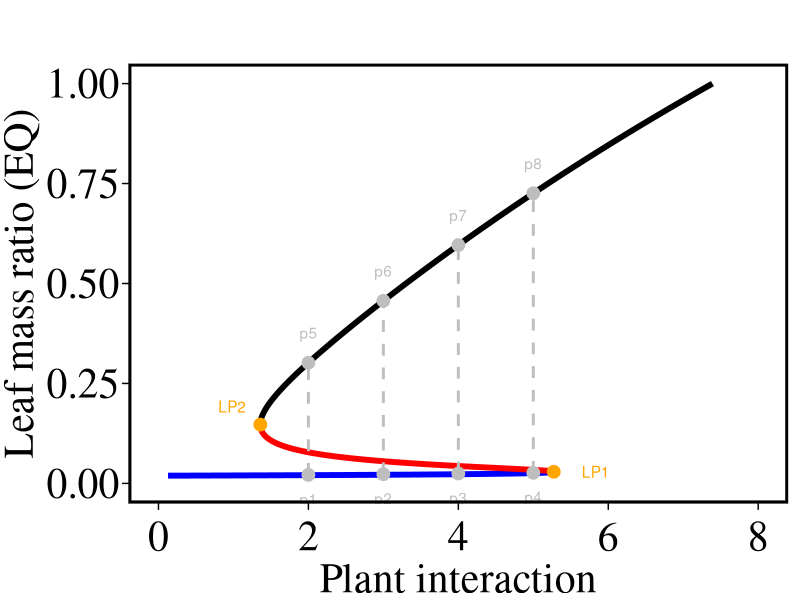

This figure's R source:
setwd("C:/Users/Lenovo/Desktop")
library(ggplot2);library(gridExtra);library(scales);library(grid)
library(tseries)# test the stability of time series
library(sqldf);library(dplyr);library(patchwork)

#k-a*M+c*M^3+p*M^q/(M^q+x0)=0
M=seq(0,1,0.0001)
x0=0.002;
c=-1;
q=3;
k=0.125;
a=6.5;

p=-(k-a*M+c*M^3)/(M^q/(M^q+x0))
class=group=NA;LP1=0.029023619;LP2=0.1471133
point1=-(k-a*LP1+c*LP1^3)/(LP1^q/(LP1^q+x0))
point2=-(k-a*LP2+c*LP2^3)/(LP2^q/(LP2^q+x0))

for (i in 1:length(M)){
  if (LP1 <M[i] && M[i] <= LP2){class[i]="red" }
  else if( M[i] > LP2){class[i]="black" }
  else if (LP1 >= M[i]){class[i]="blue" }
}

df=data.frame(p=p,M=M,class=class)
colorv=c(rep("grey",8),"orange","orange")
leafratio1=c(0.02127,0.02299,0.0247,0.02641)
leafratio2=c(0.3018,0.4566,0.5962,0.7257)
point3=c(rep(2:5,2),point1,point2)
x_start=x_end=c(point1,point2)
y_start=c(LP1,LP2)
y_end=c(0.02013,0.7592)
labp1=c(rep(2.5,4),rep(-2,4),0.5,-1)
labp2=c(rep(0.5,8),-1,1.5)
label=c("p1","p2","p3","p4","p5","p6","p7","p8","LP1","LP2")
df2=data.frame(p=point3,M=c(leafratio1,leafratio2,LP1,LP2),label=label,labp1=labp1,labp2=labp2,colorv=colorv)
fig4= ggplot()+geom_path(data = df,aes(x=p,y=M,group=class,color = class),size=2)+scale_color_manual(values = c("red" = "red", "blue" = "blue","black"="black")) +
  geom_point(data = df2,aes(x =p, y = M),size=4,color=colorv)+
  geom_text(data = df2,aes(x =p, y = M,label = label,vjust = labp1,hjust=labp2),color=colorv)+
  geom_line(aes(x=rep(2:5,2),y=c(leafratio1,leafratio2),group=rep(c("1","2","3","4"),2)),colour="grey",lty="dashed",size=1)+
  labs(title="",colour="",x="Plant interaction",y="Leaf mass ratio (EQ)")+
  theme(axis.text=element_text(size=30,family="serif",colour = "black"),
        axis.text.x = element_text(vjust=0.0),
        axis.title=element_text(size=30,family="serif", angle=0, face="plain"),
        axis.title.x = element_text(vjust=0.0),
        axis.line=element_line(size = 0.1, colour = "black", linetype=1),
        axis.ticks.length = unit(0.15, "cm"),
        axis.ticks = element_line(size = 0.5, color="black"),
        plot.background = element_rect(fill = "white", color = NA), 
        panel.border = element_rect(size = 2.0,colour = "black",fill = "NA", linetype=1),
        panel.background = element_rect(fill = "white", color = NA),
        line = element_blank(),
        legend.key = element_blank(),
        legend.position = "none", 
        legend.background = element_rect(fill = "NA", color = NA),
        legend.text =element_text(size = 16,color='black'),
        legend.title = element_text(size=16, face = "bold"),
        legend.direction="vertical", #horizontal; vertical
        legend.key.size = unit(2,'line'), # space between legend text
        plot.title = element_text(size=30, hjust=0, color = "black", face = "bold",
                                  margin = margin(b = -0.0, t = 0.4, l = 0, unit = "cm")),
        plot.margin = margin(t=0.2, r=0.3, b=0.2, l=0.12, "cm") )+
  scale_x_continuous(breaks=seq(0,8,by=2),limits=c(0,8))+
  scale_y_continuous(breaks=seq(0,1,by=0.25),limits=c(0,1))

  #ggsave("fig4.pdf",grid.arrange(fig4,ncol=1),width = 20, height = 20, units = "cm", dpi = 300) 
  
